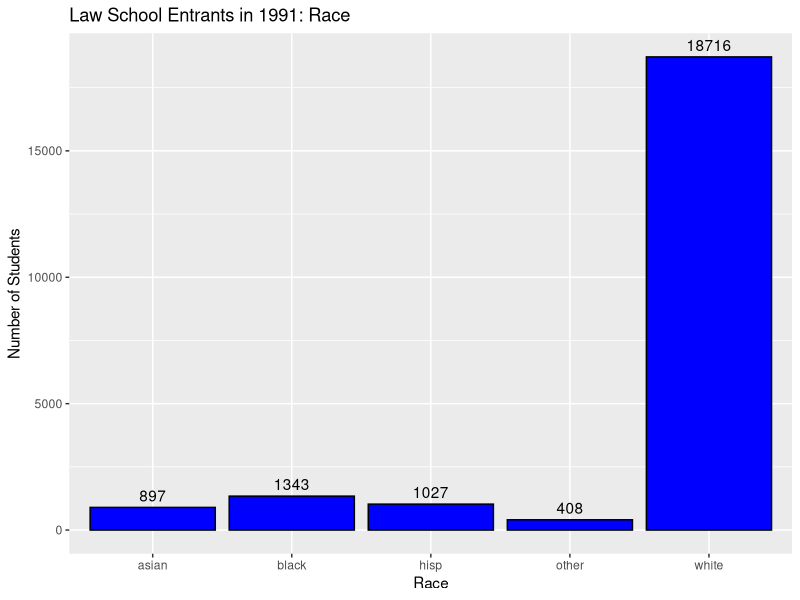
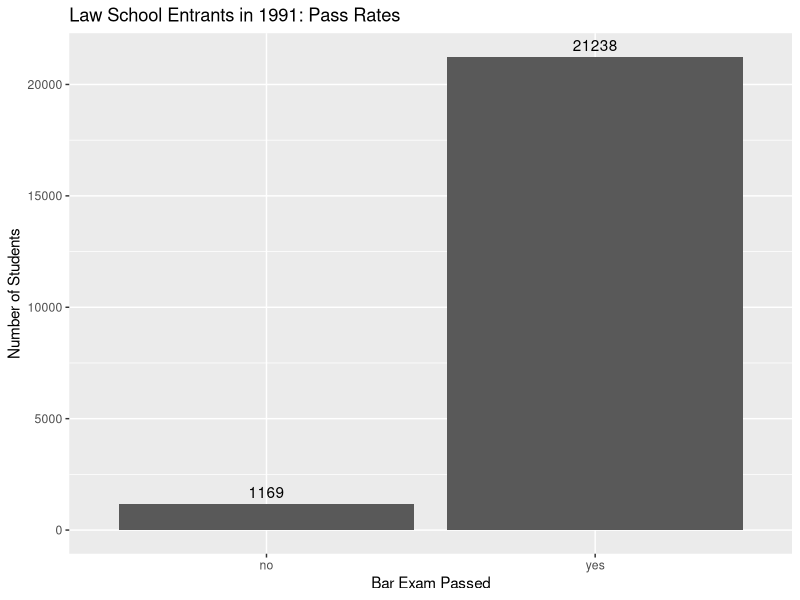
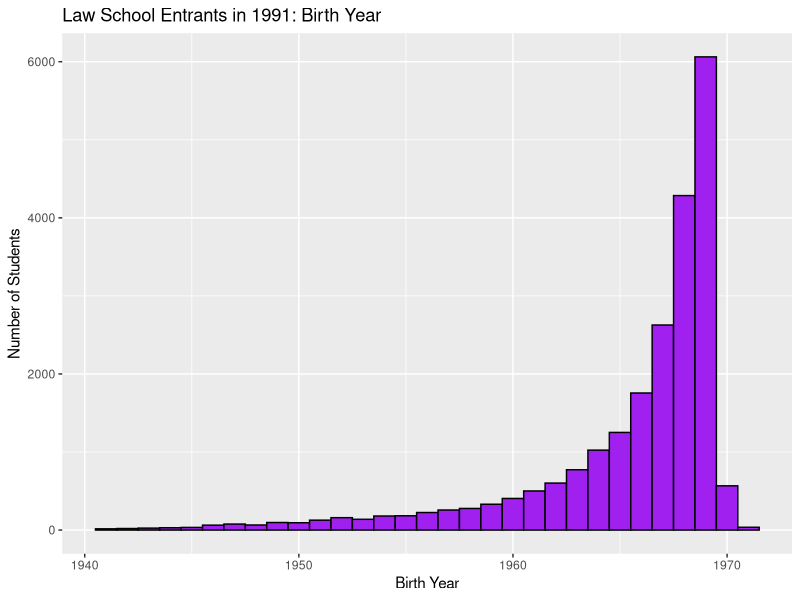
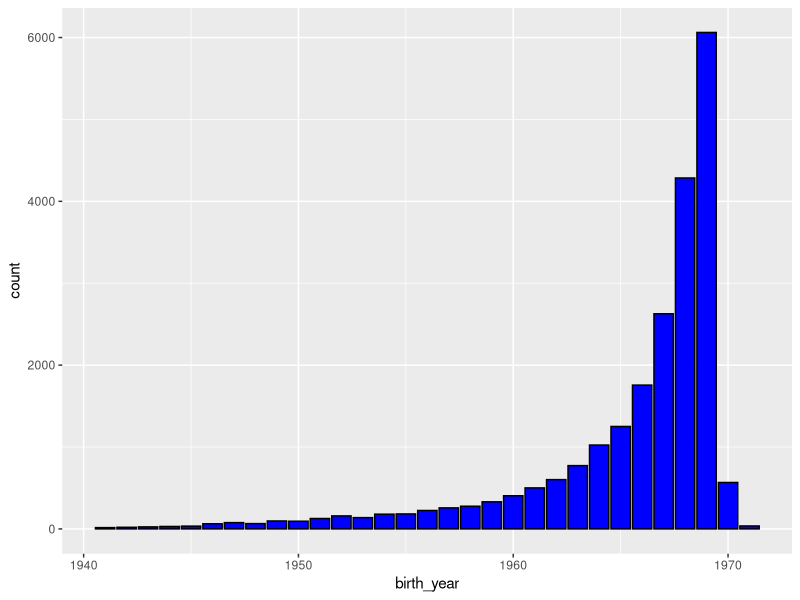
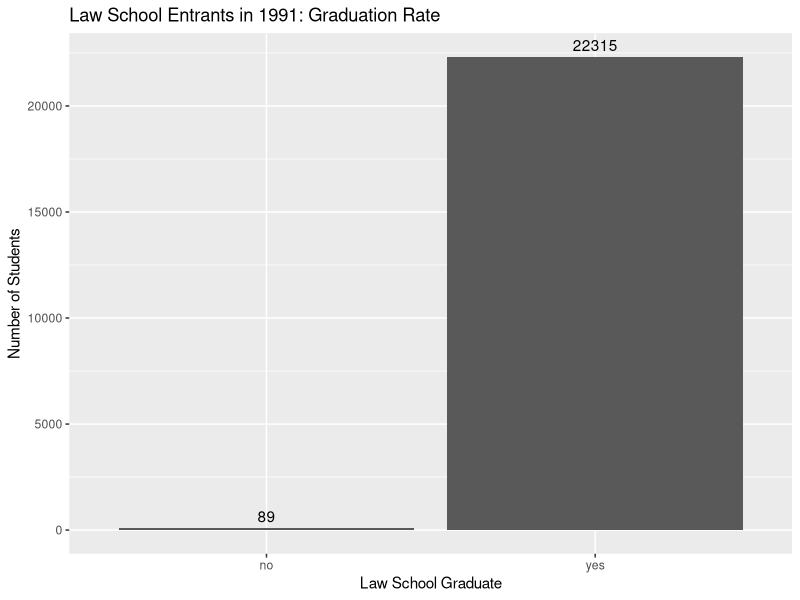
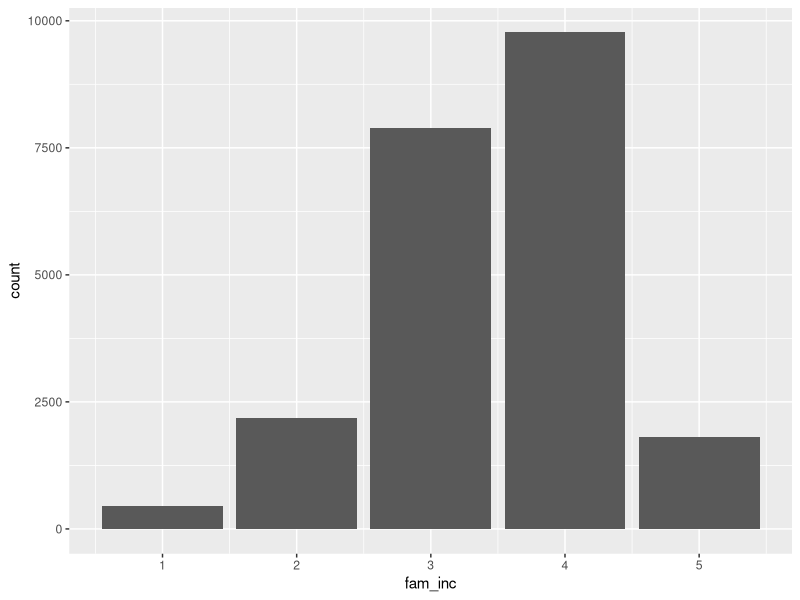
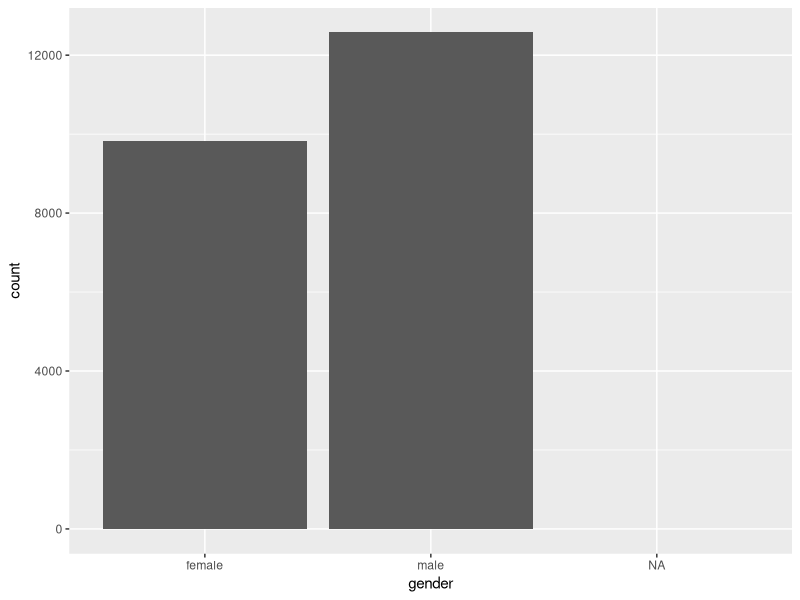
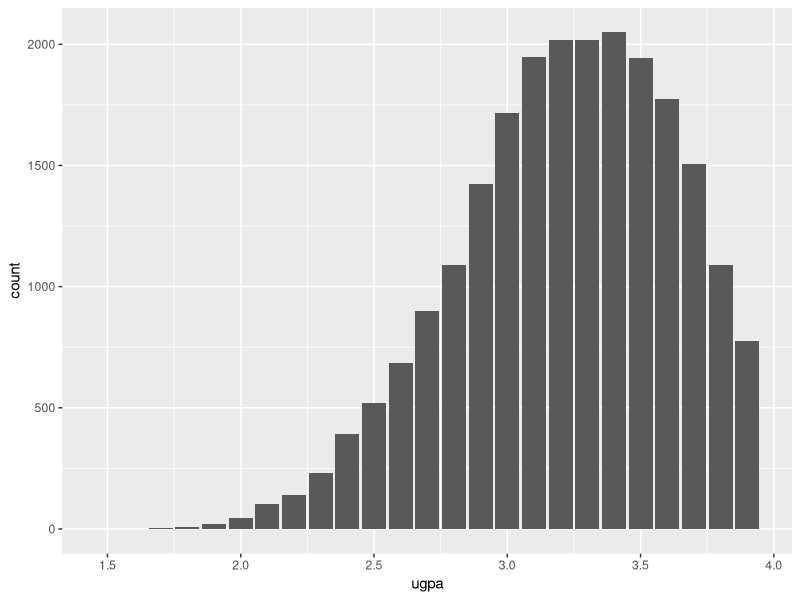

These charts were generated, in order, by the following R code: (Note: this script raises an error after producing the figures.)
library(tidyverse)
clean <- read_csv("data/clean.csv")

#race
clean |> 
  drop_na(race) |> 
  ggplot(aes(x = race))+
  geom_bar(fill = "blue", color = "black") +
  geom_text(stat = "count", aes(label = after_stat(count)), vjust = -0.5) +
  labs(title = "Law School Entrants in 1991: Race",
       x = "Race",
       y = "Number of Students")
ggsave("plots/race_distribution.png")
#pass bar?
clean |> 
  ggplot(aes(x = pass_bar)) +
  geom_bar() +
  geom_text(stat = "count", aes(label = after_stat(count)), vjust = -0.5) +
  labs(title = "Law School Entrants in 1991: Pass Rates",
       x = "Bar Exam Passed",
       y = "Number of Students")
ggsave("plots/pass_bar_distribution.png")

#birthyear
clean |> 
  filter(birth_year > 1940) |> 
  ggplot(aes(x = birth_year)) +
  geom_histogram(binwidth = 1, fill = "purple", color = "black") +
  labs(title = "Law School Entrants in 1991: Birth Year",
       x = "Birth Year",
       y = "Number of Students")
ggsave("plots/birth_year_distribution.png")

clean |> 
  filter(birth_year > 1940) |> 
  ggplot(aes(x = birth_year)) +
  geom_bar(fill = "blue", color = "black")


#graduate law school 
clean |> 
  drop_na(grad) |> 
  ggplot(aes(x = grad))+
  geom_bar() +
  geom_text(stat = "count", aes(label = after_stat(count)), vjust = -0.5) +
  labs(title = "Law School Entrants in 1991: Graduation Rate",
       x = "Law School Graduate",
       y = "Number of Students")
ggsave("plots/grad_distribution.png")

#family income
clean |> 
  ggplot(aes(x = fam_inc))+
  geom_bar()
ggsave("fam_inc/grad_distribution.png")

#gender
clean |> 
  ggplot(aes(x = gender))+
  geom_bar()

#ugpa
clean |> 
  ggplot(aes(x = ugpa))+
  geom_bar()

#as a density plot
clean |> 
  ggplot(aes(x = ugpa))+
  geom_density(fill = "pink")

clean |> 
  summarise(
    "Mean UGPA" = mean(ugpa),
    "Highest UGPA" = max(ugpa),
    "Lowest UGPA" = min(ugpa)) |> 
  kable()
